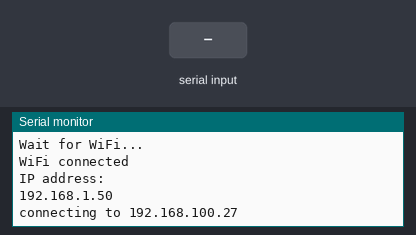
A sketch run on a simulated ESP8266 (NodeMCU). On the bench: the last lines printed to the serial monitor. Inputs (shaded band) come from the test bench. WiFi joins after 1.5 s; servers stay silent unless stated.

Above: at 3.2 s.
3.3 s: "1" received over Serial
At 5.5 s:
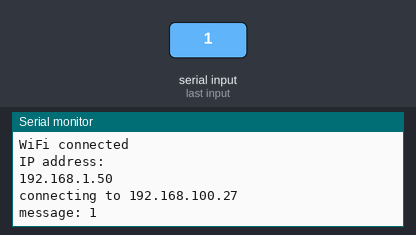
5.8 s: "0" received over Serial
At 7.2 s:
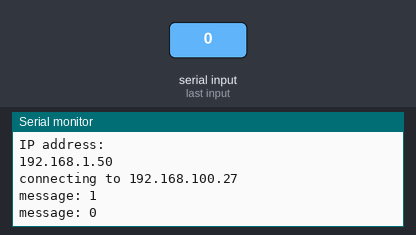
7.3 s: "2" received over Serial
At 9.7 s:
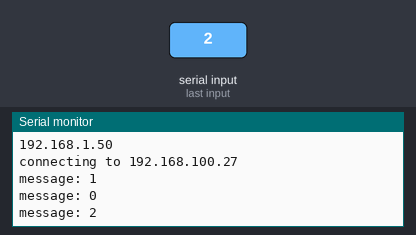

The sketch:

WiFiClientBasic.ino
```cpp
// WifiClientBasic.ino

#include <ESP8266WiFi.h>
#include <ESP8266WiFiMulti.h>

ESP8266WiFiMulti WiFiMulti;

const uint16_t port = 8888;         // port open of server in raspberry
const char * host = "192.168.100.27"; // ip or dns of raspberry

void setup() {
    Serial.begin(115200);
    delay(10);

    // We start by connecting to a WiFi network
    WiFiMulti.addAP("SongHe", "nuocchaydamdam");

    Serial.println();
    Serial.println();
    Serial.print("Wait for WiFi... ");

    while(WiFiMulti.run() != WL_CONNECTED) {
        Serial.print(".");
        delay(500);
    }

    Serial.println("");
    Serial.println("WiFi connected");
    Serial.println("IP address: ");
    Serial.println(WiFi.localIP());

    delay(500);
}

void loop() {

    Serial.print("connecting to ");
    Serial.println(host);

    // Use WiFiClient class to create TCP connections
    WiFiClient client;

    if (!client.connect(host, port)) {
        Serial.println("connection failed");
        Serial.println("wait 5 sec...");
        delay(5000);
        return;
    }
    while(1){
      if (Serial.available() > 0) {
        // read the incoming byte:
        String str = Serial.readString();

        // This will send the request to the server
        client.print(str);
        // gửi cái này lên serial
        Serial.print("message: ");
        Serial.println(str);
      }

    }

    //read back one line from server
    //String line = client.readStringUntil('\r');
    //client.println(line);

    //Serial.println("closing connection");
    client.stop();

}
```

Measured:
- after the input at 3.3 s, the serial monitor: prints a new line after 1.0 s (image 1)
- after the input at 5.8 s, the serial monitor: prints a new line after 1.0 s (image 2)
- after the input at 7.3 s, the serial monitor: prints a new line after 1.0 s (image 3)
